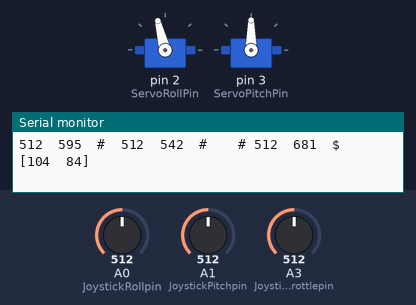
A sketch run on a simulated Arduino Leonardo, built with avr-gcc and run on an emulated ATmega32U4. Shown: 2 × servo, the last lines printed to the serial monitor. The test bench sets the inputs (shaded band); at power-on: A1 (JoystickPitchpin) = 512, A0 (JoystickRollpin) = 512, A3 (JoystickThrottlepin) = 512.

Above: at 1.2 s.
1.3 s: A1 (JoystickPitchpin) set to 465
2.8 s: A1 (JoystickPitchpin) set to 436
At 3.1 s:
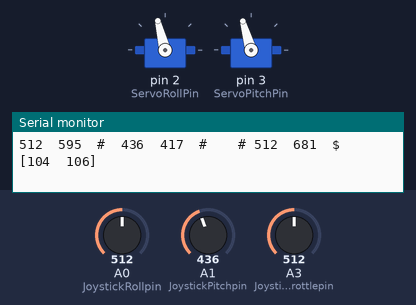
4.3 s: A0 (JoystickRollpin) set to 716
At 4.9 s:
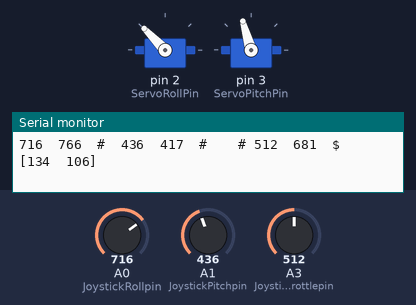
5.8 s: A0 (JoystickRollpin) set to 900
At 6.9 s:
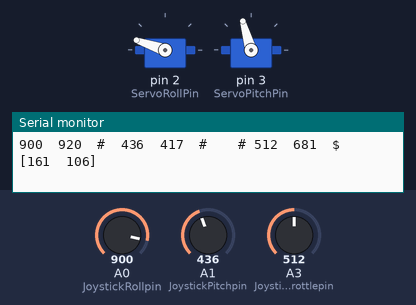
7.3 s: A1 (JoystickPitchpin) set to 511
At 7.6 s:
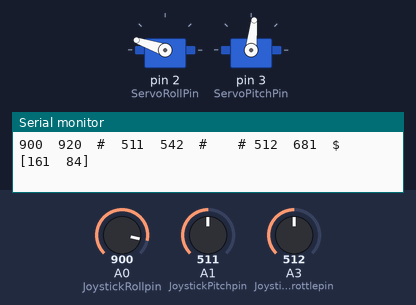
8.8 s: A0 (JoystickRollpin) set to 1023
At 9.3 s:
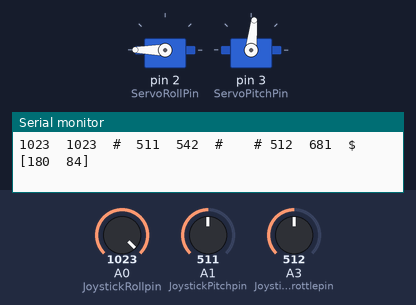
Timing chart, 0 to 11.3 s (numbered marks = the images above; inputs shaded):
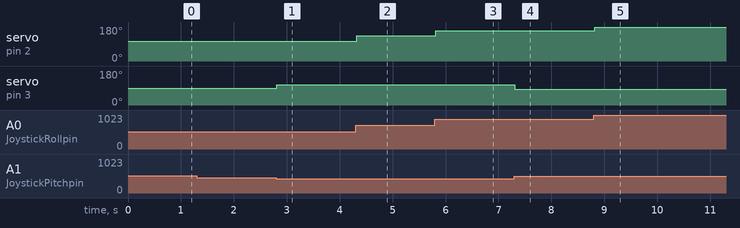

Measured:
- the behaviour switches between 453 and 452 on A1 (JoystickPitchpin) (found by bisection; images 0 and 1)
- after the input at 2.8 s, servo on pin 3 (ServoPitchPin): 90° → 106° at once
- after the input at 4.3 s, servo on pin 2 (ServoRollPin): 104° → 134° at once
- after the input at 5.8 s, servo on pin 2 (ServoRollPin): 134° → 161° at once
- after the input at 7.3 s, servo on pin 3 (ServoPitchPin): 106° → 84° at once
- after the input at 8.8 s, servo on pin 2 (ServoRollPin): 161° → 180° at once

The sketch:

FlightSimulator.ino
```cpp
/*********************************************************************************************
 * Leo Salemann
 * HCDE 539 Physical Computing
 * University of Washinton
 * Final Project - Arduino Model Flight Simulator
 * Joystick/Servo test.
 *
 *
 * JoystickServo.ino is where joystick-read and servo-write come together. Values are read from
 * joystick servos, processed, and sent to servos to control the motion platform. The same
 * remapJoyAxis() from Joysticktest.ino is used here to ensure a full range of 0 to 1023 on the
 * joystick side, with a 512 midpoint.  These are then (re)remapped to servo target angles ranging
 * from zero to +/- Platfrom_RolLimit and Platform_Pitchlimit, which are typically 90 to 45, based
 * on how "wild" you want the platform to behave. The servos are then read for their current angles,
 * and are not given new targets unless the new-old delta exceeds the NULLZONE_roll or NULLZONE_pitch
 * as appropriate.  The NULLZONE variables were an attempt to surpress "jitter" in the platform, which
 * met with mixed success. The original intent of JoystickServo.ino was to be another test harness
 * focused on joystick/servo interaction, but it became the main simulator code once BlueFruit experiments
 * proved unsuccessful.
 *
 *
 * Joystick input based on temperature sensor demo at
 * https://blogs.uw.edu/fizzlab/technology/examples  accessed 11/21/2018
 *
 * Servo output based on TinkerCAD circuit "arduino servo motor avec potonsiometre"
 * by user Ounis.Brahim, accessed 11/17/18
 * https://www.tinkercad.com/things/hrFMb9KYSrl-arduino-servo-motor-avec-potonsiometre-
 *
 * For original Joystick/servo/bluetooth experiment, switch to ServoJoystcickLashUp Branch
*****************************************************************************************/
#include   <Servo.h>

/****************************************
 * PC Game port jostick axes are analog
*****************************************/
const int JoystickRollpin     = A0;   // must be an analog pin !!
const int JoystickPitchpin    = A1;   // must be an analog pin !!
//const int Joystick2Xpin     = A2;   // must be an analog pin !!
const int JoystickThrottlepin = A3;   // must be an analog pin !!


/********************************************************************
 * Biasing values for midpoints and mininums, based on Sieral Monitor
*********************************************************************/

const int JoystickRoll_midpoint = 412; // Roll reads 245 at rest instead of 512.
const int JoystickRollmin       = 235; // Roll reads 160 when hard over instead of 0.
                                  // Roll reads 1023 when hard over the otherway so no bias needed.

const int JoystickPitch_midpoint = 479; // Pitch reads 251 at rest instead of 512.
const int JoystickPitchmin       = 245; // Pitch reads 163 when hard over instead of 0.
                                  // Pitch reads 1023 when hard over the otherway so no bias needed.

const int JoystickThrottle_midpoint = 258; // Pitch reads 258 at rest instead of 512.
const int JoystickThrottlemin       = 159; // Pitch reads 159 when hard over instead of 0.
                                  // Throttle reads 1023 when hard over the otherway so no bias needed.


/********************************************************************
 * Null zones. Don't move servos unless unless comanded to ove alot
 ********************************************************************/
const int NULLZONE_pitch = 12; // was 2, then 8, 0 worked ok, tried 180 & flipped sign
const int NULLZONE_roll  = 12; // was 5, then 8, 0 worked ok, tried 180 & flipped sign


/********************************************
 * Platform motion limits.
*********************************************/
const int Platform_RollLimit  = 90; // was 45
const int Platform_PitchLimit = 90; // was 25


/**********************************************
 * Raw values read from joystick pins
***********************************************/
int JoystickRollValue;       // raw analog data
int JoystickPitchValue;      // raw analog data
//int Joystick2XValue;       // raw analog data
int JoystickThrottleValue;   // raw analog data

/********************************************************************************
 * remapped values to compenstate for internal joystick potientiometer wierdness
*********************************************************************************/
int remapped_JoystickRollValue;     // compensate for joystick bias
int remapped_JoystickPitchValue;    // compensate for joystick bias
//int remapped_Joystick2XValue;      // compensate for joystick bias
int remapped_JoystickThrottleValue; // compensate for joystick bias

Servo ServoRoll;
Servo ServoPitch;
Servo servo3;

const int ServoRollPin = 2;
const int ServoPitchPin = 3;
const int servo3Pin = 4;

int servoRollTarget;
int servoPitchTarget;
int potValue3;


/***************************************************
 * FUNCTION remapJoyAxis()
 * Remaps a given axis to compentsate for minvalue
 * and midpoint biases.
 *
 * map the "bottom half" from axis' reported
 * min value and mindpont to 0-512
 *
 * map the "top half" from ax's reported midpoint
 * and 2013 to 512-1023
 * ************************************************/
int remapJoyAxis(int joyVal, int joyMin, int JoyMid){
  int retVal = 0;
 if (joyVal < JoyMid) {
       retVal = map(joyVal, joyMin, JoyMid, 0, 512);
  }else{
      retVal = map(joyVal, JoyMid, 1023, 512, 1023);
  }
  if (retVal < 0){
    retVal = 0;
  }

  return retVal;
}

void setup() {
  /************************************
   * setup Joystick nput pins
  *************************************/
  pinMode(JoystickRollpin, INPUT);
  pinMode(JoystickPitchpin, INPUT);
  // pinMode(Joystick2Xpin, INPUT);
  pinMode(JoystickThrottlepin, INPUT);

  ServoRoll.attach(ServoRollPin);
  ServoPitch.attach(ServoPitchPin);
  //servo3.attach(servo3Pin);

  // setup the serial port for sending data to the serial monitor or host computer
  Serial.begin(9600);

  // display a startup message
  Serial.println ("JoyRoll       JoyPitch     Joy2X  JoyThrottle  [ServoRoll  ServoPitch]");

}


void loop() {

  /**********************************************************
   * read the raw value of the temp JoystickX
  ***********************************************************/
  JoystickRollValue     = analogRead(JoystickRollpin);
  JoystickPitchValue    = analogRead(JoystickPitchpin);
  //Joystick2XValue       = analogRead(Joystick2Xpin);
  JoystickThrottleValue = analogRead(JoystickThrottlepin);

  /***************************************************************************
   * Remap the raw joystick values so they range 0-1023 with at 512 midpoint
  ***************************************************************************/
  remapped_JoystickRollValue = remapJoyAxis(JoystickRollValue,
                                            JoystickRollmin,
                                            JoystickRoll_midpoint);

  remapped_JoystickPitchValue = remapJoyAxis(JoystickPitchValue,
                                             JoystickPitchmin,
                                             JoystickPitch_midpoint);

  remapped_JoystickThrottleValue = remapJoyAxis(JoystickThrottleValue,
                                                JoystickThrottlemin,
                                                JoystickThrottle_midpoint);

 /*******************************************
  * Print joystick diagnostics to searial
  *******************************************/
  Serial.print(JoystickRollValue);
  Serial.print("  ");
  Serial.print(remapped_JoystickRollValue);
  Serial.print("  #  ");
  Serial.print(JoystickPitchValue);
  Serial.print("  ");
  Serial.print(remapped_JoystickPitchValue);
  Serial.print("  #  ");
  // Serial.print(Joystick2XValue);
  Serial.print("  # ");
  Serial.print(JoystickThrottleValue);
  Serial.print("  ");
  Serial.print(remapped_JoystickThrottleValue);
  Serial.print("  $  ");


 /*******************************************************************************
  * Move servos based on joystick values, platform motion limits, and null zones
  *******************************************************************************/
  servoRollTarget = map(remapped_JoystickRollValue,
                     0, 1023,
                     90 - Platform_RollLimit, 90 + Platform_RollLimit);

  if (abs(servoRollTarget - ServoRoll.read()) > NULLZONE_roll){
    ServoRoll.write(servoRollTarget);
  }

  servoPitchTarget = map(remapped_JoystickPitchValue,
                      1023, 0,
                      90 - Platform_PitchLimit, 90 + Platform_PitchLimit);

  if (abs(servoPitchTarget - ServoPitch.read()) > NULLZONE_pitch){
    ServoPitch.write(servoPitchTarget);
  }

// potValue3 = analogRead (pot3);
// potValue3 = map(potValue3, 0, 1023, 0, 180);
// servo3.write(potValue3);


 /*****************************
  * More Serial diagnostics
  *****************************/
  Serial.print("[");
  Serial.print(servoRollTarget);
  Serial.print("  ");
  Serial.print(servoPitchTarget);
  Serial.print("]");

  // Give the servoes some time to reach their targets
  delay (25); //from https://www.instructables.com/id/ArduinoServoPotentiometer/

  Serial.println(); // whatever we've been printing, time for newline.
}
```
